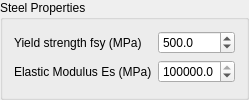
                          <widget class="QGroupBox" name="grp_steel_props">
                            <property name="title">
                              <string>Steel Properties</string>
                            </property>
                            <layout class="QFormLayout" name="form_steel_props">
                              <item row="0" column="0">
                                <widget class="QLabel" name="lbl_spin_fy">
                                  <property name="text">
                                    <string>Yield strength fsy (MPa)</string>
                                  </property>
                                  <property name="wordWrap">
                                    <bool>true</bool>
                                  </property>
                                </widget>
                              </item>
                              <item row="0" column="1">
                                <widget class="QDoubleSpinBox" name="spin_fy">
                                  <property name="decimals">
                                    <number>1</number>
                                  </property>
                                  <property name="minimum">
                                    <double>0.0</double>
                                  </property>
                                  <property name="maximum">
                                    <double>1000000.0</double>
                                  </property>
                                  <property name="singleStep">
                                    <double>50.0</double>
                                  </property>
                                  <property name="value">
                                    <double>500.0</double>
                                  </property>
                                </widget>
                              </item>
                              <item row="1" column="0">
                                <widget class="QLabel" name="lbl_spin_Es">
                                  <property name="text">
                                    <string>Elastic Modulus Es (MPa)</string>
                                  </property>
                                  <property name="wordWrap">
                                    <bool>true</bool>
                                  </property>
                                </widget>
                              </item>
                              <item row="1" column="1">
                                <widget class="QDoubleSpinBox" name="spin_Es">
                                  <property name="decimals">
                                    <number>1</number>
                                  </property>
                                  <property name="minimum">
                                    <double>0.0</double>
                                  </property>
                                  <property name="maximum">
                                    <double>1000000.0</double>
                                  </property>
                                  <property name="singleStep">
                                    <double>5000.0</double>
                                  </property>
                                  <property name="value">
                                    <double>200000.0</double>
                                  </property>
                                </widget>
                              </item>
                            </layout>
                          </widget>
